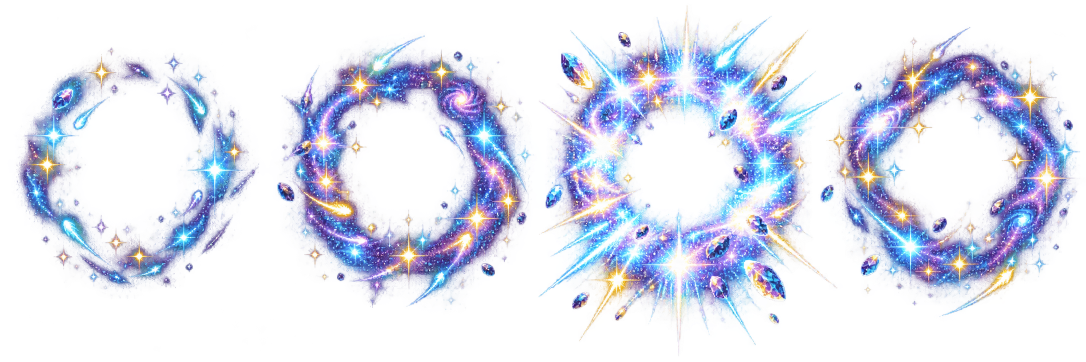
#> input picture asset-sources/legacy-arpg/equipped-cosmic-flash-source-v3.png, 2172 x 724 px (shown at 1/2 size)
$ python build_equipped_cosmic_flash_v3.py
#> lines starting #> are read from the running program, lines starting #| are printed output that depends on the picture; after the words box and inside, x2 and y2 are one past the last pixel; in counts of white or black regions, pixels touching at a corner belong together
#> in main, source is the input picture: PIL image 2172x724 RGBA; mean R, G, B, A 67.2, 74.6, 103.2, 70.4
"""Build the bright four-frame legacy ARPG cosmic equipped flash atlas."""

from __future__ import annotations

import hashlib
import json
from pathlib import Path

import numpy as np
from PIL import Image, ImageEnhance


ROOT = Path(__file__).resolve().parents[1]
SOURCE = ROOT / "asset-sources" / "legacy-arpg" / "equipped-cosmic-flash-source-v3.png"
OUTPUT = ROOT / "public" / "assets" / "effects" / "equipped-cosmic-flash-v3.png"
REPORT = ROOT / "public" / "assets" / "effects" / "equipped-cosmic-flash-v3.build.json"
FRAME_COUNT = 4
CELL = 256
LOGICAL = CELL // 2
MIN_PADDING = 10
ALPHA_LEVELS = np.array((0, 72, 128, 192, 255), dtype=np.uint8)


def digest(path: Path) -> str:
    return hashlib.sha256(path.read_bytes()).hexdigest()


def crop_source_frame(source: Image.Image, index: int) -> Image.Image:
#> called with index = 0
    left = round(index * source.width / FRAME_COUNT)
#> left = 0
    right = round((index + 1) * source.width / FRAME_COUNT)
#> right = 543
    frame = source.crop((left, 0, right, source.height)).convert("RGBA")
    rgba = np.asarray(frame, dtype=np.uint8).copy()
    rgba[rgba[:, :, 3] < 18, 3] = 0
#> rgba: shape (724, 543, 4); mean R, G, B, A 31, 38.4, 63.9, 30.7
    return Image.fromarray(rgba, "RGBA")


def hollow_centre(frame: Image.Image) -> Image.Image:
    rgba = np.asarray(frame, dtype=np.uint8).copy()
    yy, xx = np.indices((LOGICAL, LOGICAL))
    cx = cy = (LOGICAL - 1) / 2
    distance = np.sqrt((xx - cx) ** 2 + (yy - cy) ** 2)
    feather = np.clip((distance - 20) / 13, 0, 1)
    rgba[:, :, 3] = np.round(rgba[:, :, 3] * feather).astype(np.uint8)
    return Image.fromarray(rgba, "RGBA")


def build_frame(source_frame: Image.Image, index: int) -> Image.Image:
#> called with index = 0
    bbox = source_frame.getchannel("A").point(lambda value: 255 if value >= 32 else 0).getbbox()
#> bbox = (33, 95, 518, 579)
    if bbox is None:
        raise ValueError(f"cosmic source frame {index} is empty")
    motif = source_frame.crop(bbox)
    limit = LOGICAL - MIN_PADDING
    scale = min(limit / motif.width, limit / motif.height)
#> scale = 0.243
    motif = motif.resize(
        (max(1, round(motif.width * scale)), max(1, round(motif.height * scale))),
        Image.Resampling.LANCZOS,
    )
#> motif: PIL image 118x118 RGBA
    motif = ImageEnhance.Brightness(motif).enhance((0.9, 1.03, 1.15, 0.98)[index])
    frame = Image.new("RGBA", (LOGICAL, LOGICAL), (0, 0, 0, 0))
#> frame: PIL image 128x128 RGBA; every value is 0
    frame.alpha_composite(motif, ((LOGICAL - motif.width) // 2, (LOGICAL - motif.height) // 2))
    frame = hollow_centre(frame)
#> in hollow_centre, `rgba[:, :, 3] = np.round(rgba[:, :, 3] * feather).astype(np.uint8)`: rgba: shape (128, 128, 4); mean R, G, B, A 31.5, 39.4, 60.2, 43.6
    rgba = np.asarray(frame, dtype=np.uint8).copy()
    alpha = rgba[:, :, 3].astype(np.int16)
    alpha = ALPHA_LEVELS[np.argmin(np.abs(alpha[:, :, None] - ALPHA_LEVELS[None, None, :]), axis=2)]
    rgba[alpha == 0, :3] = 0
#> rgba: shape (128, 128, 4); mean R, G, B, A 21.5, 27.7, 40.6, 43.6
    rgba[:, :, 3] = alpha
    return Image.fromarray(rgba, "RGBA").resize((CELL, CELL), Image.Resampling.NEAREST)


def metrics(frame: Image.Image, index: int) -> dict[str, object]:
    rgba = np.asarray(frame, dtype=np.uint8)
    alpha = rgba[:, :, 3]
    bbox = Image.fromarray(alpha, "L").getbbox()
    if bbox is None:
        raise ValueError(f"cosmic frame {index} empty after build")
    left, top, right, bottom = bbox
    if min(left, top, CELL - right, CELL - bottom) < MIN_PADDING:
        raise ValueError(f"cosmic frame {index} padding failure: {bbox}")
    visible = alpha >= 72
    rgb = rgba[:, :, :3]
    luminance = rgb[:, :, 0] * 0.299 + rgb[:, :, 1] * 0.587 + rgb[:, :, 2] * 0.114
    bright = visible & (luminance >= 205)
    cyan = visible & (rgb[:, :, 1] >= rgb[:, :, 0] * 1.08) & (rgb[:, :, 2] >= rgb[:, :, 0] * 1.12)
    violet = visible & (rgb[:, :, 0] >= 110) & (rgb[:, :, 2] >= rgb[:, :, 1] * 1.03)
    count = max(1, int(np.count_nonzero(visible)))
    centre = visible[CELL // 2 - 34 : CELL // 2 + 34, CELL // 2 - 34 : CELL // 2 + 34]
    centre_ratio = float(np.count_nonzero(centre) / centre.size)
    if np.count_nonzero(bright) / count < 0.025:
        raise ValueError(f"cosmic frame {index} is not visibly bright")
    if centre_ratio > 0.22:
        raise ValueError(f"cosmic frame {index} obscures equipped item centre")
    return {
        "frame": index,
        "bbox": list(bbox),
        "visiblePixels": count,
        "brightRatio": round(float(np.count_nonzero(bright) / count), 6),
        "cyanRatio": round(float(np.count_nonzero(cyan) / count), 6),
        "violetRatio": round(float(np.count_nonzero(violet) / count), 6),
        "centreCoverage": round(centre_ratio, 6),
        "pixelHash": hashlib.sha256(frame.tobytes()).hexdigest(),
    }


def main() -> None:
    source = Image.open(SOURCE).convert("RGBA")
    frames = [build_frame(crop_source_frame(source, index), index) for index in range(FRAME_COUNT)]
#> in crop_source_frame (call 2), `rgba[rgba[:, :, 3] < 18, 3] = 0`: rgba: shape (724, 543, 4); mean R, G, B, A 56.9, 59.9, 94.7, 67.5
#> call 2 of build_frame, with index = 1
#> in build_frame (call 2), `bbox = source_frame.getchannel("A").point(lambda value: 255 if value >..`: bbox = (11, 71, 543, 620)
#> in hollow_centre (call 2), `rgba[:, :, 3] = np.round(rgba[:, :, 3] * feather).astype(np.uint8)`: rgba: shape (128, 128, 4); mean R, G, B, A 56.2, 57.6, 85.8, 71.6
#> in build_frame (call 2), `rgba[alpha == 0, :3] = 0`: rgba: shape (128, 128, 4); mean R, G, B, A 43.3, 43.8, 64.5, 71.6
#> in build_frame (call 2), `return Image.fromarray(rgba, "RGBA").resize((CELL, CELL), Image.Resamp..`:
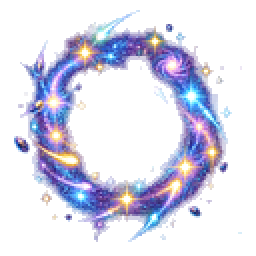
#> returned value: PIL image 256x256 RGBA; mean R, G, B, A 43.3, 43.8, 64.5, 72.1; transparent parts drawn white
#> call 3 of crop_source_frame, with index = 2
#> in crop_source_frame (call 3), `left = round(index * source.width / FRAME_COUNT)`: left = 1086
#> in crop_source_frame (call 3), `frame = source.crop((left, 0, right, source.height)).convert("RGBA")`:
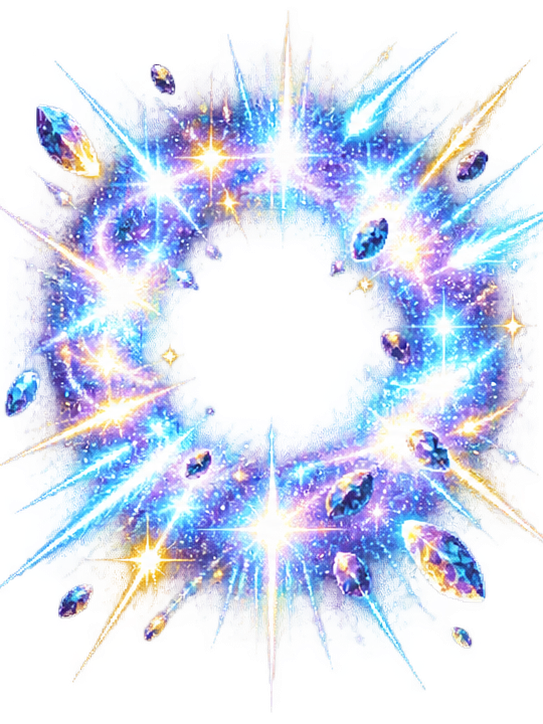
#> frame: PIL image 543x724 RGBA; mean R, G, B, A 119.4, 134.3, 159.2, 112; transparent parts drawn white
#> in crop_source_frame (call 3), `rgba[rgba[:, :, 3] < 18, 3] = 0`: rgba: shape (724, 543, 4); 18.21% of pixels changed, all inside (x1, y1, x2, y2) = (0, 0, 543, 724)
#> call 3 of build_frame, with index = 2
#> in build_frame (call 3), `bbox = source_frame.getchannel("A").point(lambda value: 255 if value >..`: bbox = (0, 10, 543, 712)
#> in hollow_centre (call 3), `rgba[:, :, 3] = np.round(rgba[:, :, 3] * feather).astype(np.uint8)`: rgba: shape (128, 128, 4); mean R, G, B, A 79.5, 88.5, 102.9, 58.9
#> in build_frame (call 3), `rgba[alpha == 0, :3] = 0`: rgba: shape (128, 128, 4); mean R, G, B, A 59, 65, 76.3, 58.9
#> in build_frame (call 3), `return Image.fromarray(rgba, "RGBA").resize((CELL, CELL), Image.Resamp..`:
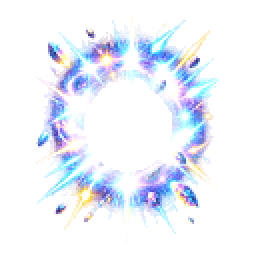
#> returned value: PIL image 256x256 RGBA; mean R, G, B, A 59, 65, 76.3, 59.3; transparent parts drawn white
#> call 4 of crop_source_frame, with index = 3
#> in crop_source_frame (call 4), `left = round(index * source.width / FRAME_COUNT)`: left = 1629
#> in crop_source_frame (call 4), `frame = source.crop((left, 0, right, source.height)).convert("RGBA")`:
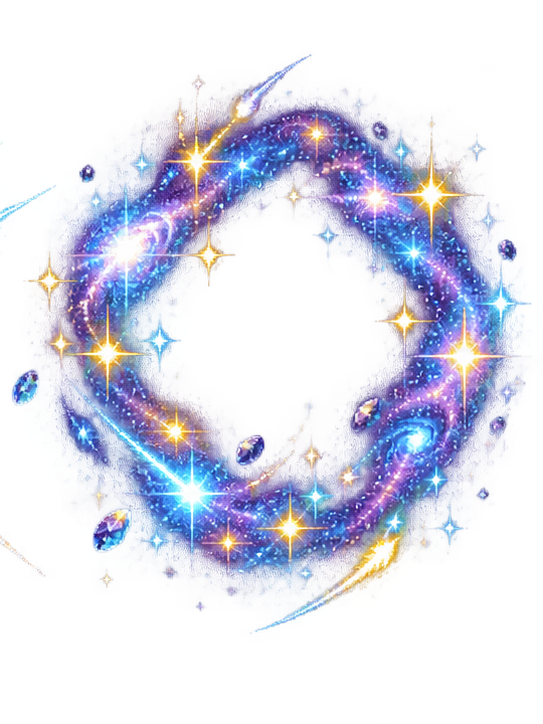
#> frame: PIL image 543x724 RGBA; mean R, G, B, A 61.3, 66, 95.2, 69.5; transparent parts drawn white
#> in crop_source_frame (call 4), `rgba[rgba[:, :, 3] < 18, 3] = 0`: rgba: shape (724, 543, 4); 16.07% of pixels changed, all inside (x1, y1, x2, y2) = (0, 21, 543, 724)
#> call 4 of build_frame, with index = 3
#> in build_frame (call 4), `bbox = source_frame.getchannel("A").point(lambda value: 255 if value >..`: bbox = (0, 54, 531, 634)
#> in build_frame (call 4), `motif = motif.resize( (max(1, round(motif.width * scale)), max(1, roun..`:
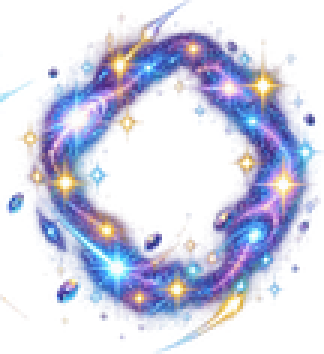
#> motif: PIL image 108x118 RGBA (shown 3 times larger); mean R, G, B, A 68, 71.4, 100.9, 88; transparent parts drawn white
#> in hollow_centre (call 4), `rgba[:, :, 3] = np.round(rgba[:, :, 3] * feather).astype(np.uint8)`: rgba: shape (128, 128, 4); mean R, G, B, A 51.6, 54.2, 76.7, 62.6
#> in build_frame (call 4), `alpha = ALPHA_LEVELS[np.argmin(np.abs(alpha[:, :, None] - ALPHA_LEVELS..`:
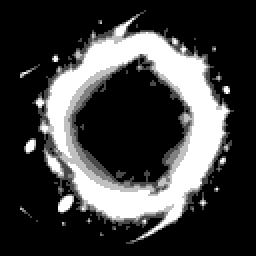
#> alpha: shape (128, 128) (shown 2 times larger); min 0, max 255, mean 62.9
#> in build_frame (call 4), `rgba[alpha == 0, :3] = 0`:
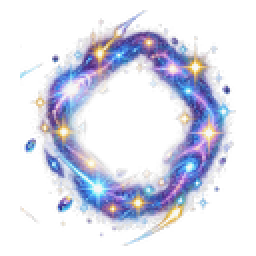
#> rgba: shape (128, 128, 4) (shown 2 times larger); mean R, G, B, A 38.7, 40.6, 57.7, 62.6; transparent parts drawn white
#> frames = 4 items
    frame_metrics = [metrics(frame, index) for index, frame in enumerate(frames)]
#> frame_metrics = 4 items
    if len({entry["pixelHash"] for entry in frame_metrics}) != FRAME_COUNT:
        raise ValueError("cosmic animation needs four distinct frames")
    atlas = Image.new("RGBA", (CELL * FRAME_COUNT, CELL), (0, 0, 0, 0))
    for index, frame in enumerate(frames):
        atlas.alpha_composite(frame, (index * CELL, 0))
#> this loop made 4 passes
    OUTPUT.parent.mkdir(parents=True, exist_ok=True)
    atlas.save(OUTPUT, optimize=True)
    report = {
        "version": 3,
        "builder": "scripts/build_equipped_cosmic_flash_v3.py",
        "source": str(SOURCE.relative_to(ROOT)).replace("\\", "/"),
        "sourceSha256": digest(SOURCE),
        "output": str(OUTPUT.relative_to(ROOT)).replace("\\", "/"),
        "outputSha256": digest(OUTPUT),
        "format": "RGBA PNG",
        "atlas": {"columns": FRAME_COUNT, "rows": 1, "cell": [CELL, CELL]},
        "pipeline": {
            "logicalCell": [LOGICAL, LOGICAL],
            "upscale": "nearest-neighbour-2x",
            "alphaLevels": ALPHA_LEVELS.tolist(),
            "centreTreatment": "transparent radial core",
        },
        "frames": frame_metrics,
    }
    REPORT.write_text(json.dumps(report, ensure_ascii=False, indent=2) + "\n", encoding="utf-8")
    print(REPORT.relative_to(ROOT))


if __name__ == "__main__":
    main()

$ run again, with asset-sources/legacy-arpg/equipped-mythic-flash-source-v3.png copied over asset-sources/legacy-arpg/equipped-cosmic-flash-source-v3.png
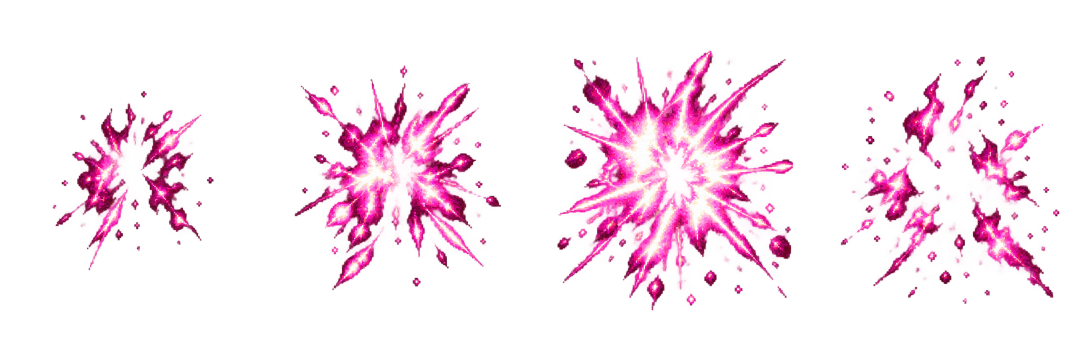
#> input picture asset-sources/legacy-arpg/equipped-mythic-flash-source-v3.png, 2172 x 724 px (shown at 1/2 size)
#> in main, source is the input picture: PIL image 2172x724 RGBA; mean R, G, B, A 58, 14.7, 35.7, 33.9
#> bbox = (105, 182, 428, 541)
#> left = 1629
#> in crop_source_frame (call 4), `frame = source.crop((left, 0, right, source.height)).convert("RGBA")`:
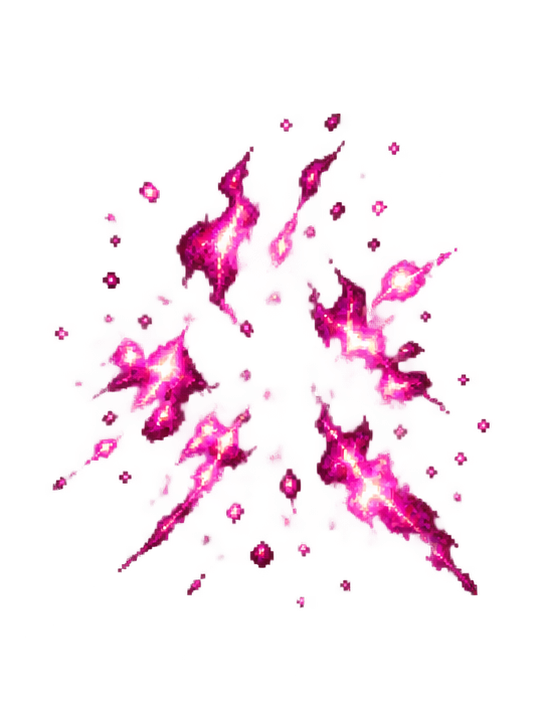
#> frame: PIL image 543x724 RGBA; mean R, G, B, A 53.7, 7.6, 27.3, 23.7; transparent parts drawn white
#> bbox = (52, 113, 490, 608)
#> in build_frame (call 4), `rgba[alpha == 0, :3] = 0`:
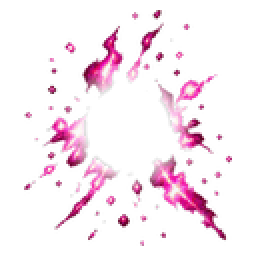
#> rgba: shape (128, 128, 4) (shown 2 times larger); mean R, G, B, A 26.1, 6, 17.1, 22.8; transparent parts drawn white
#> frames = 4 items
#> the loop in main, `for index, frame in enumerate(frames):` made 4 passes
